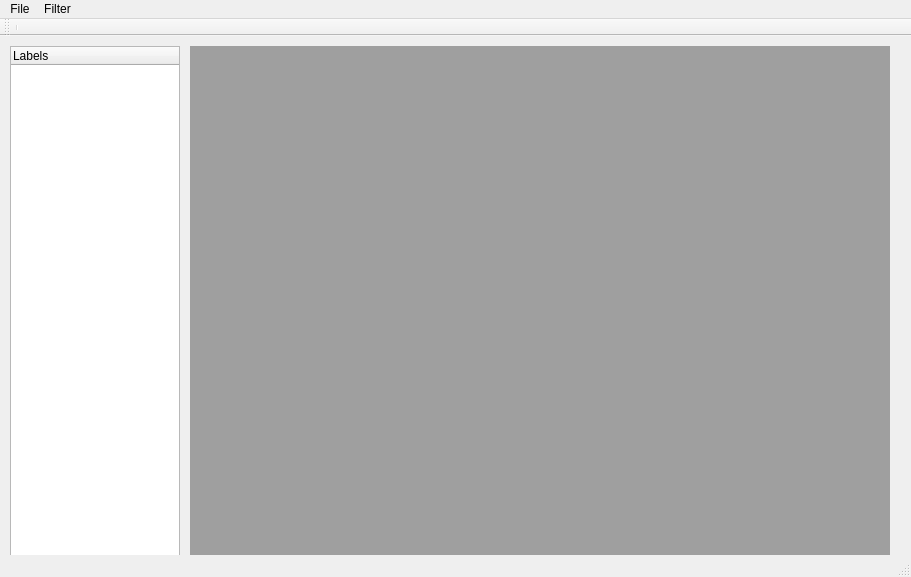
<?xml version="1.0" encoding="UTF-8"?>
<ui version="4.0">
 <class>ITSClass</class>
 <widget class="QMainWindow" name="ITSClass">
  <property name="geometry">
   <rect>
    <x>0</x>
    <y>0</y>
    <width>911</width>
    <height>577</height>
   </rect>
  </property>
  <property name="windowTitle">
   <string>ITS</string>
  </property>
  <widget class="QWidget" name="centralWidget">
   <widget class="QMdiArea" name="mdiArea">
    <property name="geometry">
     <rect>
      <x>190</x>
      <y>10</y>
      <width>700</width>
      <height>400</height>
     </rect>
    </property>
    <property name="verticalScrollBarPolicy">
     <enum>Qt::ScrollBarAsNeeded</enum>
    </property>
    <property name="viewMode">
     <enum>QMdiArea::SubWindowView</enum>
    </property>
   </widget>
   <widget class="QTreeWidget" name="treeWidget">
    <property name="geometry">
     <rect>
      <x>10</x>
      <y>10</y>
      <width>170</width>
      <height>510</height>
     </rect>
    </property>
    <column>
     <property name="text">
      <string notr="true">Labels</string>
     </property>
    </column>
   </widget>
   <widget class="QMdiArea" name="mdiDownSapmle">
    <property name="geometry">
     <rect>
      <x>190</x>
      <y>410</y>
      <width>700</width>
      <height>110</height>
     </rect>
    </property>
    <property name="horizontalScrollBarPolicy">
     <enum>Qt::ScrollBarAsNeeded</enum>
    </property>
   </widget>
  </widget>
  <widget class="QMenuBar" name="menuBar">
   <property name="geometry">
    <rect>
     <x>0</x>
     <y>0</y>
     <width>911</width>
     <height>21</height>
    </rect>
   </property>
   <widget class="QMenu" name="menuFile">
    <property name="title">
     <string>File</string>
    </property>
    <widget class="QMenu" name="menuImport_Photos">
     <property name="title">
      <string>Import Photos</string>
     </property>
     <addaction name="actionKlasor"/>
     <addaction name="actionWeb"/>
     <addaction name="actionSearch_HardDisk"/>
    </widget>
    <addaction name="menuImport_Photos"/>
    <addaction name="actionExport_Photos"/>
   </widget>
   <widget class="QMenu" name="menuFilter">
    <property name="title">
     <string>Filter</string>
    </property>
   </widget>
   <addaction name="menuFile"/>
   <addaction name="menuFilter"/>
  </widget>
  <widget class="QToolBar" name="mainToolBar">
   <attribute name="toolBarArea">
    <enum>TopToolBarArea</enum>
   </attribute>
   <attribute name="toolBarBreak">
    <bool>false</bool>
   </attribute>
   <addaction name="separator"/>
  </widget>
  <widget class="QStatusBar" name="statusBar"/>
  <action name="actionImport">
   <property name="text">
    <string>Import</string>
   </property>
  </action>
  <action name="actionKlasor">
   <property name="text">
    <string>Klasor</string>
   </property>
  </action>
  <action name="actionWeb">
   <property name="text">
    <string>Web</string>
   </property>
  </action>
  <action name="actionExport">
   <property name="text">
    <string>Export</string>
   </property>
  </action>
  <action name="actionExport_Photos">
   <property name="text">
    <string>Export Photos</string>
   </property>
  </action>
  <action name="actionSearch_HardDisk">
   <property name="text">
    <string>Search HardDisk</string>
   </property>
  </action>
 </widget>
 <layoutdefault spacing="6" margin="11"/>
 <resources>
  <include location="its.qrc"/>
 </resources>
 <connections>
  <connection>
   <sender>treeWidget</sender>
   <signal>itemClicked(QTreeWidgetItem*,int)</signal>
   <receiver>ITSClass</receiver>
   <slot>treeWidgetSelectionChange()</slot>
   <hints>
    <hint type="sourcelabel">
     <x>149</x>
     <y>71</y>
    </hint>
    <hint type="destinationlabel">
     <x>183</x>
     <y>50</y>
    </hint>
   </hints>
  </connection>
 </connections>
 <slots>
  <slot>treeWidgetSelectionChange()</slot>
 </slots>
</ui>
